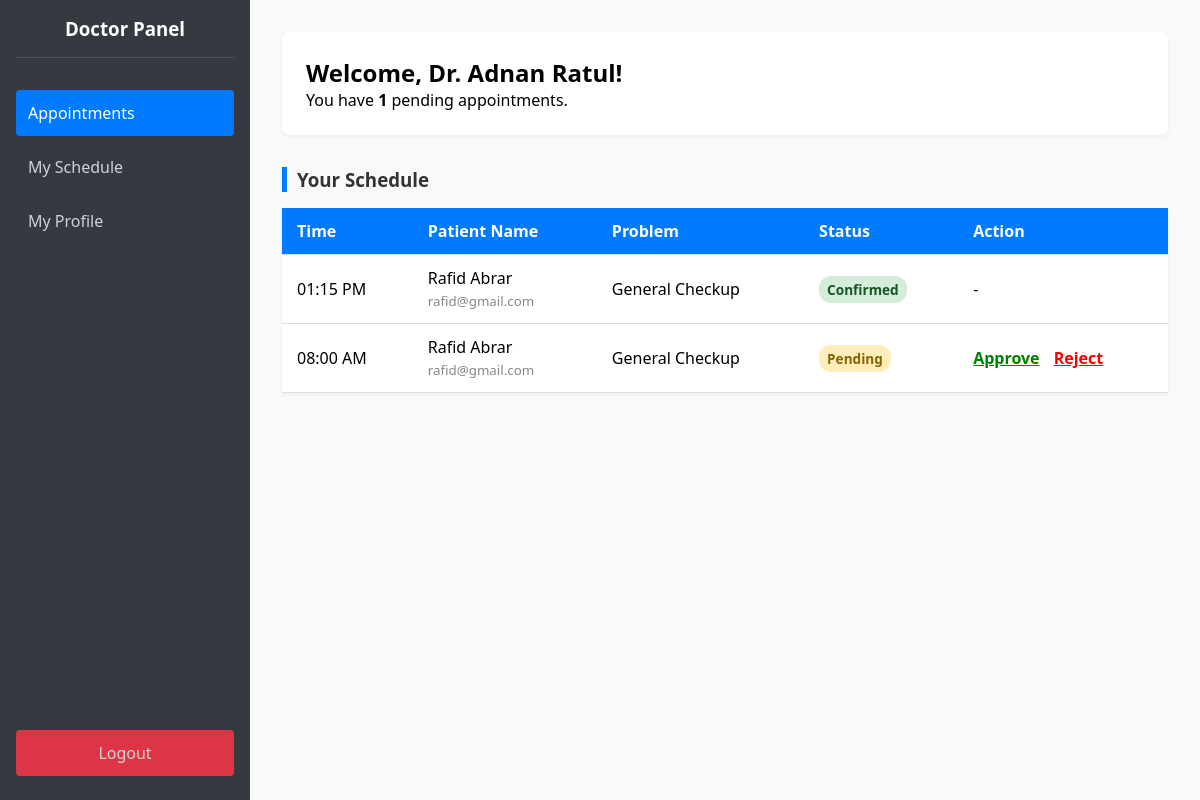
Page /index.php?action=dashboard_doctor (signed in) on the committed database.
### tables this page shows
CREATE TABLE `appointments` (
  `appointment_id` int(11) NOT NULL,
  `doctor_id` int(11) NOT NULL,
  `patient_id` int(11) NOT NULL,
  `appointment_date` date NOT NULL,
  `appointment_time` time NOT NULL,
  `status` enum('pending','confirmed','cancelled','rejected','completed') DEFAULT 'pending',
  `created_at` timestamp NOT NULL DEFAULT current_timestamp()
);

CREATE TABLE `users` (
  `user_id` int(11) NOT NULL,
  `full_name` varchar(100) NOT NULL,
  `email` varchar(100) NOT NULL,
  `password_hash` varchar(255) NOT NULL,
  `role` enum('admin','doctor','patient') NOT NULL,
  `created_at` timestamp NOT NULL DEFAULT current_timestamp(),
  `is_approved` tinyint(1) DEFAULT 1
);

### models/Appointment.php (called while the page is built, shortened)
<?php
require_once 'config/Database.php';
class Appointment {
    private $conn;
    private $table = 'appointments';
    public function __construct() {
        $database = new Database();
        $this->conn = $database->getConnection();
    }
    public function getAppointmentsByDoctor($doctor_id) {
        $query = "SELECT
                    a.appointment_id,
                    a.appointment_date,
                    a.appointment_time,
                    a.status,
                    u.full_name as patient_name,
                    u.email as patient_email
                  FROM " . $this->table . " a
                  JOIN users u ON a.patient_id = u.user_id
                  WHERE a.doctor_id = :doctor_id
                  ORDER BY a.appointment_date ASC, a.appointment_time ASC";
        $stmt = $this->conn->prepare($query);
        $stmt->bindParam(':doctor_id', $doctor_id);
        $stmt->execute();
        return $stmt->fetchAll(PDO::FETCH_ASSOC);
    }
    public function countPending($doctor_id) {
        $query = "SELECT COUNT(*) as total FROM " . $this->table . "
                  WHERE doctor_id = :doctor_id AND status = 'pending'";
        $stmt = $this->conn->prepare($query);
        $stmt->bindParam(':doctor_id', $doctor_id);
        $stmt->execute();
        $row = $stmt->fetch(PDO::FETCH_ASSOC);
        return $row['total'];
    }
}
?>

### config/Database.php (called while the page is built, shortened)
<?php
class Database {
    private $host = "localhost";
    private $db_name = "scheduler_db";
    private $username = "root";
    private $password = "";
    public function getConnection() {
        $this->conn = null;
        try {
            $this->conn = new PDO("mysql:host=" . $this->host . ";dbname=" . $this->db_name, $this->username, $this->password);
            $this->conn->setAttribute(PDO::ATTR_ERRMODE, PDO::ERRMODE_EXCEPTION);
        } catch(PDOException $exception) {
            echo "Connection error: " . $exception->getMessage();
        }
        return $this->conn;
    }
}
?>

### views/doctor_dashboard.php (the view, shortened to what this page needs)
<!DOCTYPE html>
<html lang="en">
<head>
    <link rel="stylesheet" href="assets/css/style.css">
</head>
<body> <style>body { display: block; }</style>
    <div class="dashboard-container">
        <div class="sidebar">
            <h3>Doctor Panel</h3>
            <a href="#" class="active">Appointments</a>
            <a href="index.php?action=doctor_availability">My Schedule</a>
            <a href="index.php?action=profile">My Profile</a>
            <a href="index.php?action=logout" class="logout-btn">Logout</a>
        </div>
        <div class="main-content">
            <div class="welcome-banner">
                <h2>Welcome, <?php echo htmlspecialchars($_SESSION['name']); ?>!</h2>
                <p>You have <strong><?php echo $pendingCount; ?></strong> pending appointments.</p>
            </div>
            <h3 class="section-title">Your Schedule</h3>
            <table class="data-table">
                <thead>
                    <tr>
                        <th>Time</th>
                        <th>Patient Name</th>
                        <th>Problem</th>
                        <th>Status</th>
                        <th>Action</th>
                    </tr>
                </thead>
                <tbody>
                    <?php if (count($appointments) > 0): ?>
                        <?php foreach ($appointments as $appt): ?>
                            <tr>
                                <td><?php echo date("h:i A", strtotime($appt['appointment_time'])); ?></td>
                                <td>
                                    <?php echo htmlspecialchars($appt['patient_name']); ?>
                                    <br>
                                    <small style="color:#888;"><?php echo htmlspecialchars($appt['patient_email']); ?></small>
                                </td>
                                <td>General Checkup</td> <td>
                                    <?php
                                        $statusClass = 'status-' . $appt['status'];
                                        echo "<span class='status-badge $statusClass'>" . ucfirst($appt['status']) . "</span>";
                                    ?>
                                </td>
                                <td>
                                    <?php if ($appt['status'] == 'pending'): ?>
                                        <a href="index.php?action=update_status&id=<?php echo $appt['appointment_id']; ?>&status=confirmed" style="color:green; font-weight:bold; margin-right:10px;">Approve</a>
                                        <a href="index.php?action=update_status&id=<?php echo $appt['appointment_id']; ?>&status=rejected" style="color:red; font-weight:bold;">Reject</a>
                                    <?php else: ?>
                                        -
                                    <?php endif; ?>
                                </td>
                            </tr>
                        <?php endforeach; ?>
                    <?php else: ?>
                        <tr><td colspan="5" style="text-align:center;">No appointments found.</td></tr>
                    <?php endif; ?>
                </tbody>
            </table>
        </div>
    </div>
</body>
</html>

### assets/css/style.css (style rules this page uses)
* { margin: 0; padding: 0; box-sizing: border-box; font-family: 'Segoe UI', Tahoma, Geneva, Verdana, sans-serif; }
body { background-color: #f0f2f5; display: flex; justify-content: center; align-items: center; height: 100vh; }
.dashboard-container { display: flex; width: 100%; height: 100vh; }
.sidebar { width: 250px; background-color: #343a40; color: white; display: flex; flex-direction: column; padding: 1rem; }
.sidebar h3 { text-align: center; margin-bottom: 2rem; padding-bottom: 1rem; border-bottom: 1px solid #495057; }
.sidebar a { color: #cfd2d6; text-decoration: none; padding: 0.75rem; margin-bottom: 0.5rem; border-radius: 4px; transition: background 0.2s; }
.sidebar a:hover, .sidebar a.active { background-color: #007bff; color: white; }
.logout-btn { margin-top: auto; background-color: #dc3545; text-align: center; }
.main-content { flex: 1; background-color: #f8f9fa; padding: 2rem; overflow-y: auto; }
.welcome-banner { background-color: white; padding: 1.5rem; border-radius: 8px; box-shadow: 0 2px 4px rgba(0,0,0,0.05); margin-bottom: 2rem; }
.section-title { margin-bottom: 1rem; color: #333; border-left: 5px solid #007bff; padding-left: 10px; }
.data-table { width: 100%; border-collapse: collapse; background: white; box-shadow: 0 2px 4px rgba(0,0,0,0.05); }
.data-table th, .data-table td { padding: 12px 15px; text-align: left; border-bottom: 1px solid #ddd; }
.data-table th { background-color: #007bff; color: white; }
.status-badge { padding: 4px 8px; border-radius: 12px; font-size: 0.85rem; font-weight: bold; }
.status-pending { background-color: #ffeeba; color: #856404; }
.status-confirmed { background-color: #d4edda; color: #155724; }

### views/doctor_dashboard.php (style rules this page uses)
body { display: block; }

### rows in the picture
appointments: appointment_time "01:15 PM", patient.full_name "Rafid Abrar", patient.email "rafid@gmail.com", status "Confirmed"
appointments: appointment_time "08:00 AM", patient.full_name "Rafid Abrar", patient.email "rafid@gmail.com", status "Pending"

### other values in the picture
$_SESSION['name'] "Dr. Adnan Ratul"
$pendingCount "1"
